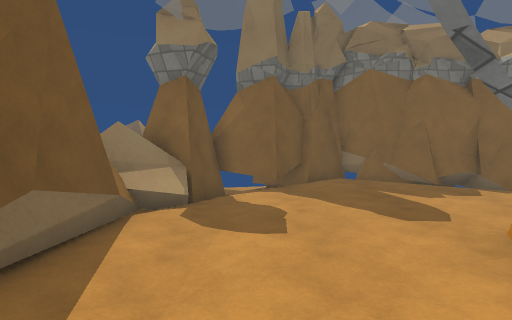
View 1 (above)

12 first-person views from a walk through a Unity game level. The camera is 1.4 m above the floor, tilts 4° down and sees 80° across. The floor is counted in squares, 1 m on a side. Each view is taken from the middle of a square. On the plan, view 1 faces up. The plan holds only what a view shows up to about 14 squares ahead; the rest is blank. The place goes on beyond the plan. The player character is not drawn. Surface patterns are stand-ins for the level's own textures.

View 2
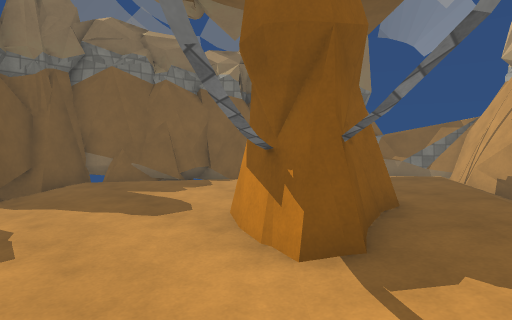

View 3
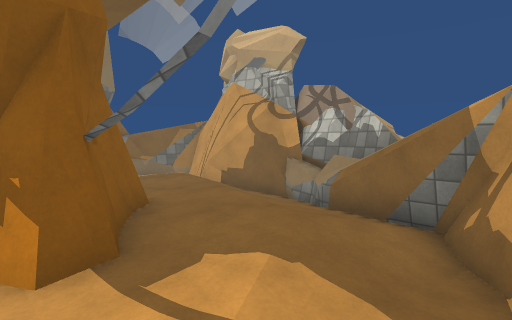

View 4
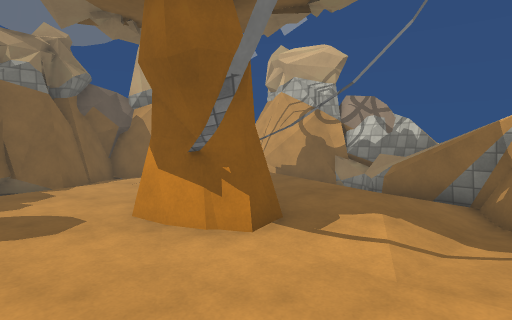

View 5
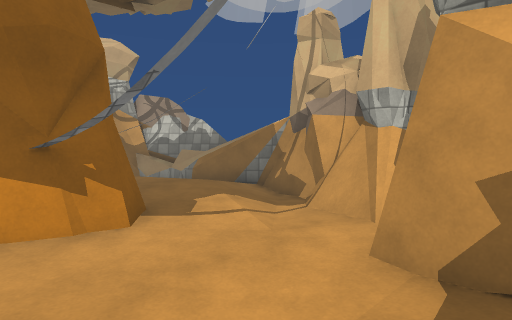

View 6
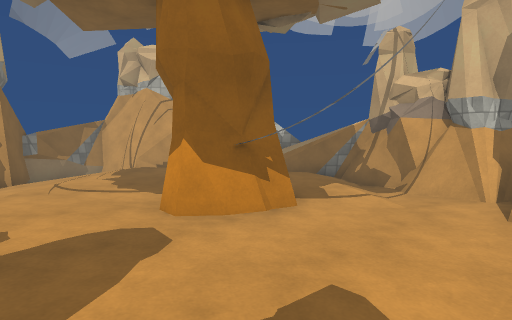

View 7
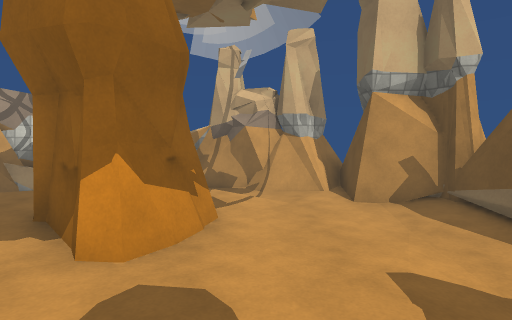

View 8
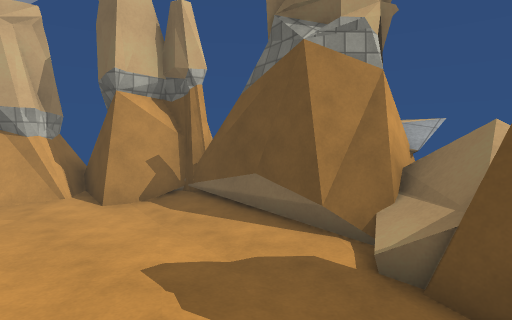

View 9
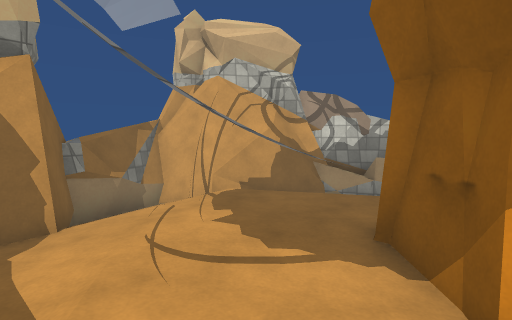

View 10
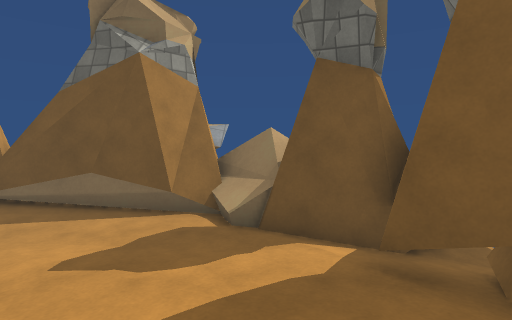

View 11
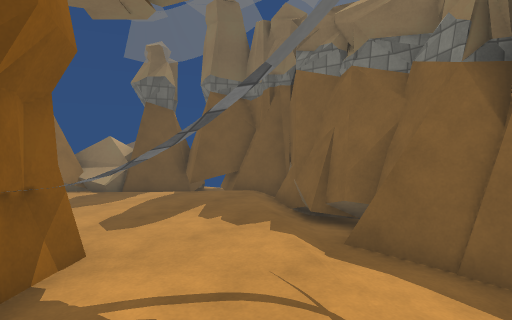

View 12
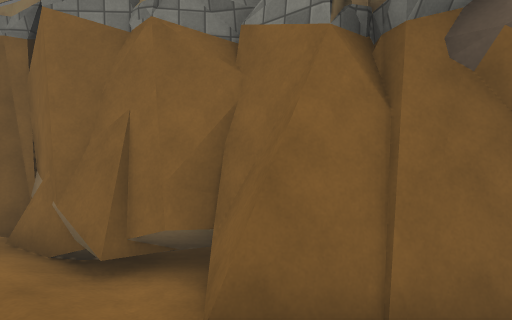

### Floor plan
Key: @ floor where view 1 was taken; # wall or solid block; . main floor; : floor 0.25 m higher than the main floor; - floor 0.25 m lower than the main floor; / step, stairs or slope; = window, fence, low wall or low ledge; ^ raised ledge.
Columns run from 5 left of view 1 to 12 right of it. Each row starts with its distance up from view 1.
 10      ######
  9    ####::####
  8  ####..:::/ ####
  7  ===.....:://..##
  6 ###/......:/::.##
  5  ##/.......#:::/##
  4   #...... ##::://#
  3   #.....####::://#
  2   #.....###/:://##
  1   ##.....::/://##
  0    ##@./:::////#
 -1     #==./////=##
 -2     ####-/#^^=##
 -3       ####^^^##

Positions as (right, up) in squares from view 1, and headings:
1: (0, 0), facing up
2: (0, 0), facing up-right
3: (0, 0), facing right
4: (-2, 2), facing right
5: (-2, 4), facing down-right
6: (-1, 7), facing down-right
7: (2, 8), facing down
8: (2, 8), facing down-left
9: (4, 7), facing down-right
10: (4, 7), facing left
11: (9, 3), facing up-left
12: (7, 5), facing up
